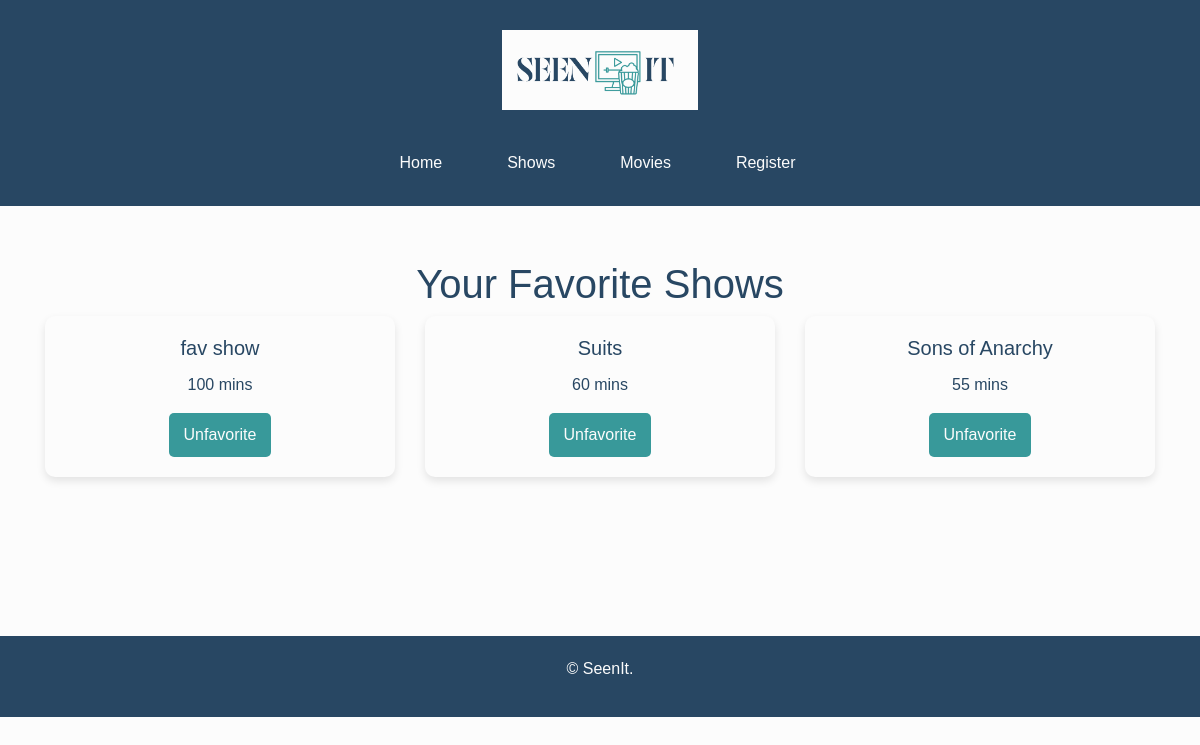
/shows/favorites/, run on the app's committed database.
### tracker/models.py (models this page shows, shortened)
class Show(models.Model):
    title = models.CharField(max_length=255)
    duration = models.IntegerField()  # Duration in minutes
    user = models.ForeignKey(User, on_delete=models.CASCADE)
    watched_date = models.DateField(auto_now_add=True)  # Date when the show was watched
    is_favorite = models.BooleanField(default=False)

### tracker/views.py (the view)
# urls.py: path('shows/favorites/', show_favorite_list, name='show_favorite_list'),
def show_favorite_list(request):
    favorite_shows = Show.objects.filter(is_favorite=True)
    return render(request, 'tracker/show_favorite_list.html', {'shows': favorite_shows})

### tracker/templates/tracker/show_favorite_list.html (shortened to what this page needs)
{% extends 'tracker/base.html' %}
{% block content %}
<div class="container mt-4">
    <h1 class="text-center">Your Favorite Shows</h1>
    <div class="row">
        {% for show in shows %}
            <div class="col-md-4">
                <div class="card mb-4">
                    <div class="card-body text-center">
                        <h5 class="card-title">{{ show.title }}</h5>
                        <p class="card-text">{{ show.duration }} mins</p>
                        <form action='{% url 'show_favorite' show.pk %}' method='post' class="d-inline">
                            <button type='submit' class="btn btn-outline-warning">
                                {% if show.is_favorite %}
                                    Unfavorite
                                {% else %}
                                    Favorite
                                {% endif %}
                            </button>
                        </form>
                    </div>
                </div>
            </div>
        {% empty %}
            <div class="col-12">
                <p class="text-center">No favorite shows added yet.</p>
            </div>
        {% endfor %}
    </div>
</div>
{% endblock %}

### tracker/static/styles.css (style rules this page uses)
body { font-family: 'Arial', sans-serif; margin: 0; padding: 0; background-color: #fcfcfc; color: #284763; line-height: 1.6; }
.card { border: none; border-radius: 10px; box-shadow: 0 4px 8px rgba(0, 0, 0, 0.1); transition: transform 0.3s ease; background-color: #fcfcfc; color: #284763; }
.card-body { padding: 20px; }

### tracker/templates/tracker/base.html (style rules this page uses)
button[type="submit"] { background-color: #38999a; color: #fcfcfc; padding: 10px 15px; border: none; border-radius: 5px; cursor: pointer; transition: background-color 0.3s ease; }

### data on the page
Show: title "fav show", duration "100", is_favorite "Unfavorite"
Show: title "Suits", duration "60", is_favorite "Unfavorite"
Show: title "Sons of Anarchy", duration "55", is_favorite "Unfavorite"
